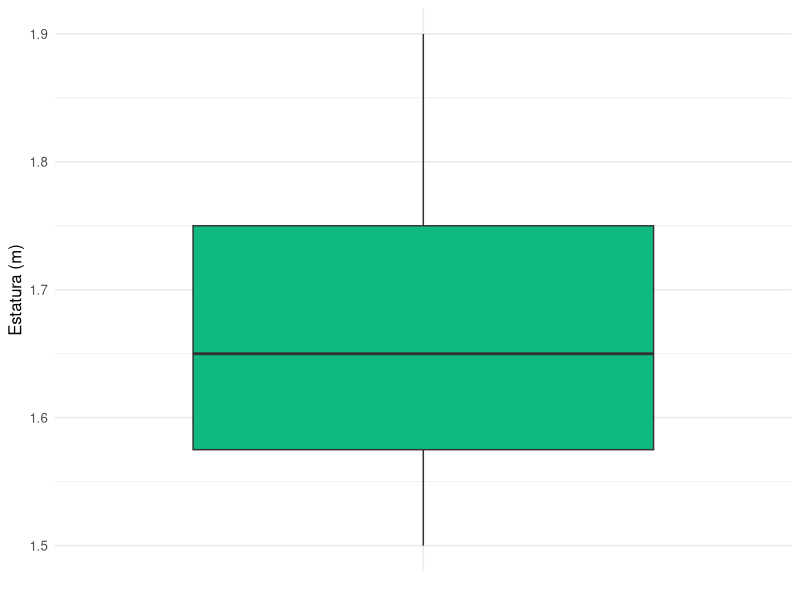
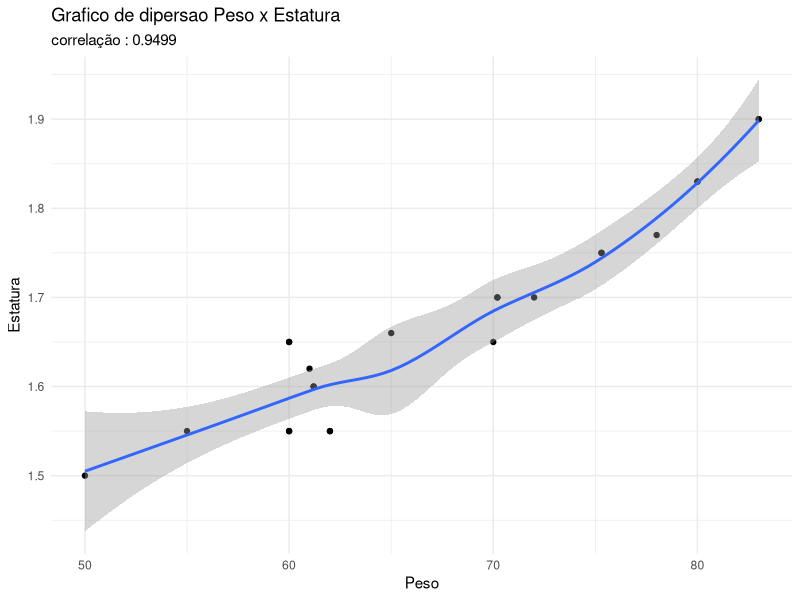

Write R code to recreate these figures, in order.
#script para trabalho em conjunto

library(tidyverse)
library(readxl)


base = read_excel(path = "Base Casos.xlsx")

summary(base)

graf <- ggplot(base, aes(x = "", y = Estatura)) +
  geom_boxplot(fill = "#10B981") +
  labs(x = NULL, y = "Estatura (m)") +
  theme_minimal(base_size = 12)

graf

base |> 
  ggplot(mapping = aes(x = Peso,y = Estatura))+
  geom_point()+
  geom_smooth(lm="loess")+
  theme_minimal()+
  labs(title = "Grafico de dipersao Peso x Estatura",subtitle = paste0("correlação : ",
                                                                       round(cor(base$Peso,base$Estatura),4)))
